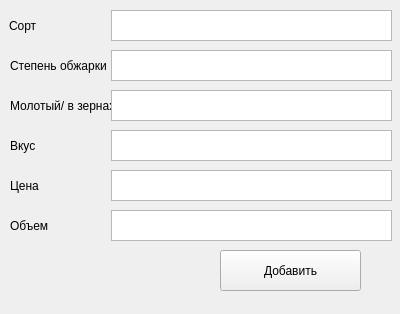
<?xml version="1.0" encoding="UTF-8"?>
<ui version="4.0">
 <class>Form</class>
 <widget class="QWidget" name="Form">
  <property name="geometry">
   <rect>
    <x>0</x>
    <y>0</y>
    <width>400</width>
    <height>314</height>
   </rect>
  </property>
  <property name="windowTitle">
   <string>Добавить элемент</string>
  </property>
  <widget class="QPlainTextEdit" name="variety">
   <property name="geometry">
    <rect>
     <x>111</x>
     <y>10</y>
     <width>281</width>
     <height>31</height>
    </rect>
   </property>
  </widget>
  <widget class="QLabel" name="label">
   <property name="geometry">
    <rect>
     <x>9</x>
     <y>10</y>
     <width>81</width>
     <height>31</height>
    </rect>
   </property>
   <property name="text">
    <string>Сорт</string>
   </property>
  </widget>
  <widget class="QPlainTextEdit" name="roasting">
   <property name="geometry">
    <rect>
     <x>111</x>
     <y>50</y>
     <width>281</width>
     <height>31</height>
    </rect>
   </property>
  </widget>
  <widget class="QLabel" name="label_2">
   <property name="geometry">
    <rect>
     <x>10</x>
     <y>50</y>
     <width>101</width>
     <height>31</height>
    </rect>
   </property>
   <property name="text">
    <string>Степень обжарки</string>
   </property>
  </widget>
  <widget class="QLabel" name="label_3">
   <property name="geometry">
    <rect>
     <x>10</x>
     <y>90</y>
     <width>101</width>
     <height>31</height>
    </rect>
   </property>
   <property name="text">
    <string>Молотый/ в зернах</string>
   </property>
  </widget>
  <widget class="QPlainTextEdit" name="taste">
   <property name="geometry">
    <rect>
     <x>111</x>
     <y>130</y>
     <width>281</width>
     <height>31</height>
    </rect>
   </property>
  </widget>
  <widget class="QLabel" name="label_4">
   <property name="geometry">
    <rect>
     <x>10</x>
     <y>170</y>
     <width>81</width>
     <height>31</height>
    </rect>
   </property>
   <property name="text">
    <string>Цена</string>
   </property>
  </widget>
  <widget class="QPushButton" name="pushButton">
   <property name="geometry">
    <rect>
     <x>220</x>
     <y>250</y>
     <width>141</width>
     <height>41</height>
    </rect>
   </property>
   <property name="text">
    <string>Добавить</string>
   </property>
  </widget>
  <widget class="QPlainTextEdit" name="ground_or_grains">
   <property name="geometry">
    <rect>
     <x>111</x>
     <y>90</y>
     <width>281</width>
     <height>31</height>
    </rect>
   </property>
  </widget>
  <widget class="QLabel" name="label_5">
   <property name="geometry">
    <rect>
     <x>10</x>
     <y>210</y>
     <width>81</width>
     <height>31</height>
    </rect>
   </property>
   <property name="text">
    <string>Объем</string>
   </property>
  </widget>
  <widget class="QPlainTextEdit" name="price">
   <property name="geometry">
    <rect>
     <x>111</x>
     <y>170</y>
     <width>281</width>
     <height>31</height>
    </rect>
   </property>
  </widget>
  <widget class="QLabel" name="label_6">
   <property name="geometry">
    <rect>
     <x>10</x>
     <y>130</y>
     <width>81</width>
     <height>31</height>
    </rect>
   </property>
   <property name="text">
    <string>Вкус</string>
   </property>
  </widget>
  <widget class="QPlainTextEdit" name="volume">
   <property name="geometry">
    <rect>
     <x>111</x>
     <y>210</y>
     <width>281</width>
     <height>31</height>
    </rect>
   </property>
  </widget>
 </widget>
 <resources/>
 <connections/>
</ui>
